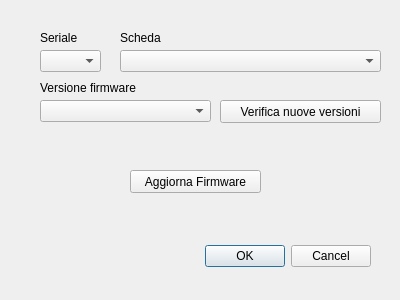
<?xml version="1.0" encoding="UTF-8"?>
<ui version="4.0">
 <class>Dialog_firmware</class>
 <widget class="QDialog" name="Dialog_firmware">
  <property name="geometry">
   <rect>
    <x>0</x>
    <y>0</y>
    <width>400</width>
    <height>300</height>
   </rect>
  </property>
  <property name="windowTitle">
   <string>Dialog</string>
  </property>
  <widget class="QDialogButtonBox" name="buttonBox">
   <property name="geometry">
    <rect>
     <x>30</x>
     <y>240</y>
     <width>341</width>
     <height>32</height>
    </rect>
   </property>
   <property name="orientation">
    <enum>Qt::Horizontal</enum>
   </property>
   <property name="standardButtons">
    <set>QDialogButtonBox::Cancel|QDialogButtonBox::Ok</set>
   </property>
  </widget>
  <widget class="QComboBox" name="comboBox">
   <property name="geometry">
    <rect>
     <x>40</x>
     <y>50</y>
     <width>61</width>
     <height>22</height>
    </rect>
   </property>
  </widget>
  <widget class="QComboBox" name="comboBox_2">
   <property name="geometry">
    <rect>
     <x>120</x>
     <y>50</y>
     <width>261</width>
     <height>22</height>
    </rect>
   </property>
  </widget>
  <widget class="QLabel" name="label">
   <property name="geometry">
    <rect>
     <x>40</x>
     <y>30</y>
     <width>91</width>
     <height>16</height>
    </rect>
   </property>
   <property name="text">
    <string>Seriale</string>
   </property>
  </widget>
  <widget class="QLabel" name="label_2">
   <property name="geometry">
    <rect>
     <x>120</x>
     <y>30</y>
     <width>91</width>
     <height>16</height>
    </rect>
   </property>
   <property name="text">
    <string>Scheda</string>
   </property>
  </widget>
  <widget class="QLabel" name="label_3">
   <property name="geometry">
    <rect>
     <x>40</x>
     <y>80</y>
     <width>221</width>
     <height>16</height>
    </rect>
   </property>
   <property name="text">
    <string>Versione firmware</string>
   </property>
  </widget>
  <widget class="QPushButton" name="pushButton">
   <property name="geometry">
    <rect>
     <x>220</x>
     <y>100</y>
     <width>161</width>
     <height>23</height>
    </rect>
   </property>
   <property name="text">
    <string>Verifica nuove versioni</string>
   </property>
  </widget>
  <widget class="QComboBox" name="comboBox_3">
   <property name="geometry">
    <rect>
     <x>40</x>
     <y>100</y>
     <width>171</width>
     <height>22</height>
    </rect>
   </property>
  </widget>
  <widget class="QPushButton" name="pushButton_2">
   <property name="geometry">
    <rect>
     <x>130</x>
     <y>170</y>
     <width>131</width>
     <height>23</height>
    </rect>
   </property>
   <property name="text">
    <string>Aggiorna Firmware</string>
   </property>
  </widget>
 </widget>
 <resources/>
 <connections>
  <connection>
   <sender>buttonBox</sender>
   <signal>accepted()</signal>
   <receiver>Dialog_firmware</receiver>
   <slot>accept()</slot>
   <hints>
    <hint type="sourcelabel">
     <x>248</x>
     <y>254</y>
    </hint>
    <hint type="destinationlabel">
     <x>157</x>
     <y>274</y>
    </hint>
   </hints>
  </connection>
  <connection>
   <sender>buttonBox</sender>
   <signal>rejected()</signal>
   <receiver>Dialog_firmware</receiver>
   <slot>reject()</slot>
   <hints>
    <hint type="sourcelabel">
     <x>316</x>
     <y>260</y>
    </hint>
    <hint type="destinationlabel">
     <x>286</x>
     <y>274</y>
    </hint>
   </hints>
  </connection>
 </connections>
</ui>
